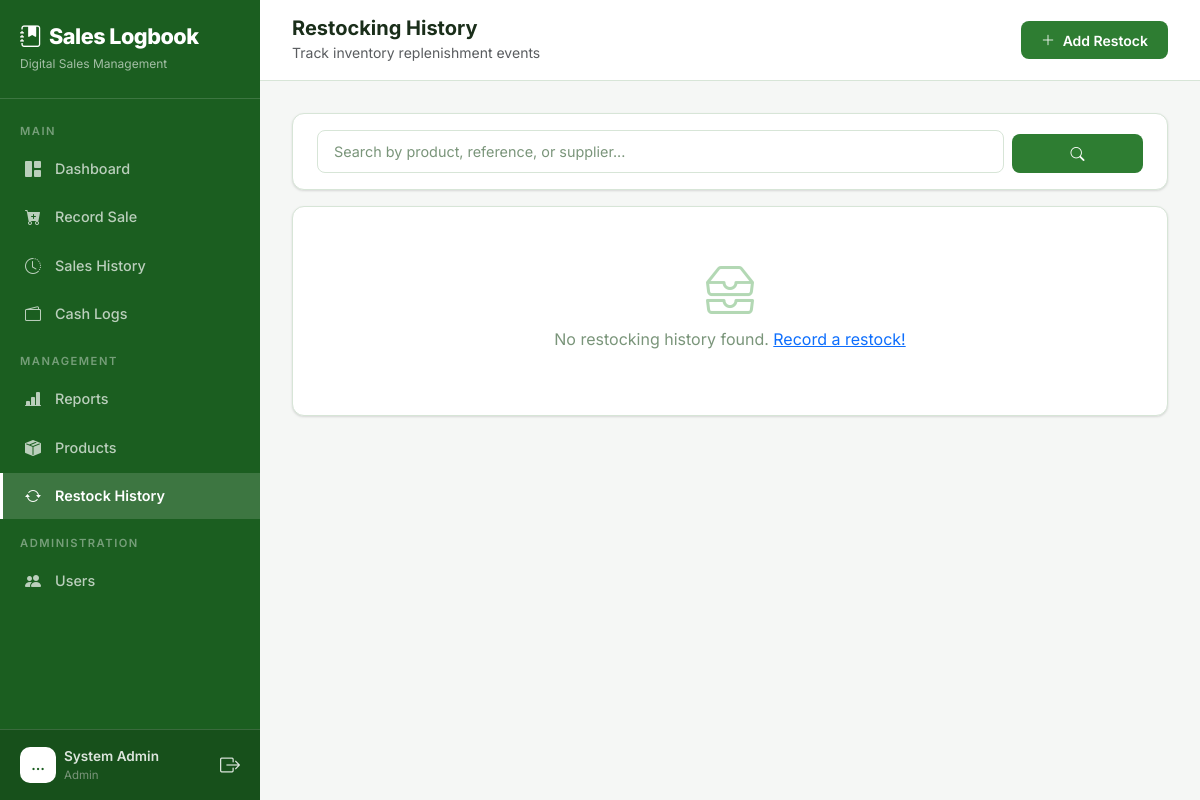
Before: /restock/ (signed in) with the older database file.
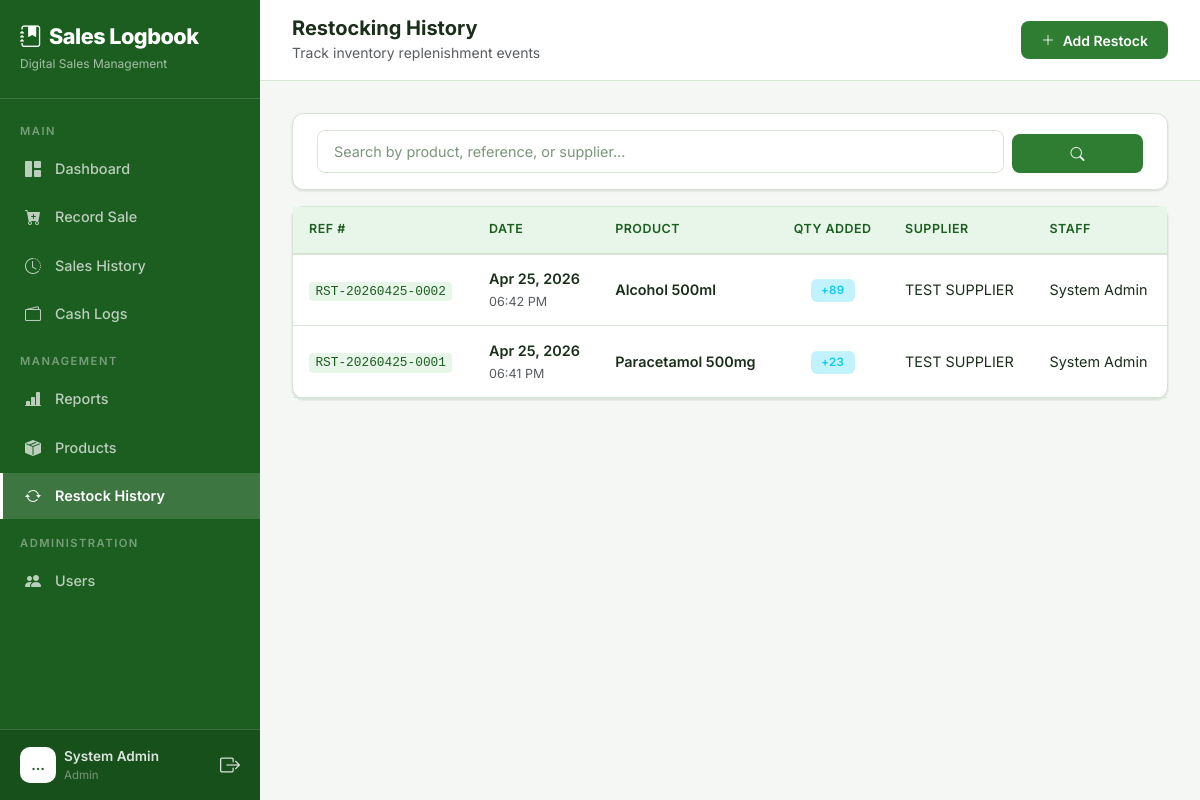
After: the same page with the newer database file.
### core/models.py (models this page shows, shortened)
class Restock(models.Model):
    reference_number = models.CharField(max_length=30, unique=True, editable=False)
    product = models.ForeignKey(Product, on_delete=models.CASCADE, related_name='restocks')
    quantity = models.PositiveIntegerField(help_text="Number of units added to stock")
    supplier = models.CharField(max_length=200, blank=True, null=True)
    notes = models.TextField(blank=True, null=True)
    user = models.ForeignKey(User, on_delete=models.SET_NULL, null=True, related_name='restocks')
    date = models.DateTimeField(default=timezone.now)
    created_at = models.DateTimeField(auto_now_add=True)
    class Meta:
        ordering = ['-date']

class Product(models.Model):
    name = models.CharField(max_length=200)
    category = models.ForeignKey(Category, on_delete=models.SET_NULL, null=True, blank=True, related_name='products')
    description = models.TextField(blank=True, null=True)
    price = models.DecimalField(max_digits=12, decimal_places=2)
    stock = models.PositiveIntegerField(default=0, help_text="Current stock quantity")
    sku = models.CharField(max_length=50, blank=True, null=True, unique=True, verbose_name="SKU")
    is_active = models.BooleanField(default=True)
    created_at = models.DateTimeField(auto_now_add=True)
    updated_at = models.DateTimeField(auto_now=True)
    class Meta:
        ordering = ['category', 'name']

class User(AbstractUser):
    ROLE_CHOICES = (
        ('admin', 'Admin'),
        ('manager', 'Manager'),
        ('staff', 'Sales Staff'),
    )
    role = models.CharField(max_length=10, choices=ROLE_CHOICES, default='staff')
    phone = models.CharField(max_length=20, blank=True, null=True)

### core/views.py (the view)
# urls.py: path('restock/', views.restock_list, name='restock_list'),
@login_required
@role_required('admin', 'manager')
def restock_list(request):
    restocks = Restock.objects.select_related('product', 'user').all()
    search = request.GET.get('search', '').strip()
    if search:
        restocks = restocks.filter(
            Q(product__name__icontains=search) |
            Q(reference_number__icontains=search) |
            Q(supplier__icontains=search)
        )
    paginator = Paginator(restocks, 20)
    page = request.GET.get('page', 1)
    restocks = paginator.get_page(page)
    return render(request, 'core/restock_list.html', {
        'restocks': restocks,
        'search': search
    })

### core/templates/core/restock_list.html (shortened to what this page needs)
{% extends "core/base.html" %}
{% load static %}
{% block body %}
{% include "core/partials/sidebar.html" %}
<div class="main-content">
    <div class="top-bar d-flex justify-content-between align-items-center">
        <div class="d-flex align-items-center gap-3">
            <div>
                <h5 class="mb-0 fw-bold">Restocking History</h5>
                <small class="text-muted">Track inventory replenishment events</small>
            </div>
        </div>
        <a href="{% url 'restock_create' %}" class="btn btn-primary">
            <i class="bi bi-plus-lg me-1"></i> Add Restock
        </a>
    </div>
    <div class="page-content fade-in">
        <div class="card mb-3">
            <div class="card-body py-3">
                <form method="get" class="row g-2 align-items-end">
                    <div class="col-md-10">
                        <input type="text" name="search" class="form-control" placeholder="Search by product, reference, or supplier..." value="{{ search }}">
                    </div>
                    <div class="col-md-2">
                        <button type="submit" class="btn btn-primary w-100"><i class="bi bi-search"></i></button>
                    </div>
                </form>
            </div>
        </div>
        <div class="card">
            <div class="card-body p-0">
                {% if restocks %}
                <div class="table-responsive">
                    <table class="table table-hover mb-0">
                        <thead>
                            <tr>
                                <th>Ref #</th>
                                <th>Date</th>
                                <th>Product</th>
                                <th class="text-center">Qty Added</th>
                                <th>Supplier</th>
                                <th>Staff</th>
                            </tr>
                        </thead>
                        <tbody>
                            {% for restock in restocks %}
                            <tr>
                                <td><code>{{ restock.reference_number }}</code></td>
                                <td>
                                    <div class="fw-semibold">{{ restock.date|date:"M d, Y" }}</div>
                                    <small class="text-muted">{{ restock.date|date:"h:i A" }}</small>
                                </td>
                                <td>
                                    <div class="fw-semibold">{{ restock.product.name }}</div>
                                </td>
                                <td class="text-center">
                                    <span class="badge bg-info bg-opacity-25 text-info">+{{ restock.quantity }}</span>
                                </td>
                                <td>{{ restock.supplier|default:"—" }}</td>
                                <td>{{ restock.user.get_full_name|default:restock.user.username }}</td>
                            </tr>
                            {% endfor %}
                        </tbody>
                    </table>
                </div>
                {% else %}
                <div class="empty-state">
                    <i class="bi bi-inboxes"></i>
                    <p>No restocking history found. <a href="{% url 'restock_create' %}">Record a restock!</a></p>
                </div>
                {% endif %}
            </div>
        </div>
    </div>
</div>
{% endblock %}

Changed rows visible on the page:
added Restock: reference_number "RST-20260425-0002", date "Apr 25, 2026", date "06:42 PM", product.name "Alcohol 500ml", quantity "89", supplier "TEST SUPPLIER", user.get_full_name "System Admin"
added Restock: reference_number "RST-20260425-0001", date "Apr 25, 2026", date "06:41 PM", product.name "Paracetamol 500mg", quantity "23", supplier "TEST SUPPLIER", user.get_full_name "System Admin"
Other visible differences:
text no longer shown: "No restocking history found. Record a restock!"
text now shown: "REF # DATE PRODUCT QTY ADDED SUPPLIER STAFF"
